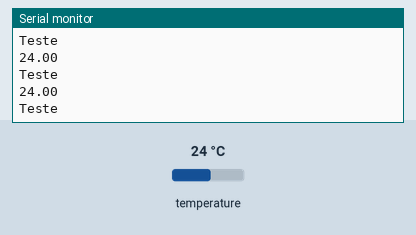
This sketch was run on a simulated Arduino Uno, built with avr-gcc and run on an emulated ATmega328P. Parts: the last lines printed to the serial monitor. The inputs (shaded band) are chosen by the test bench; at power-on: temperature 24 °C.

Above: at 2.8 s.
2.9 s: temperature set to 12 °C
At 3.8 s:
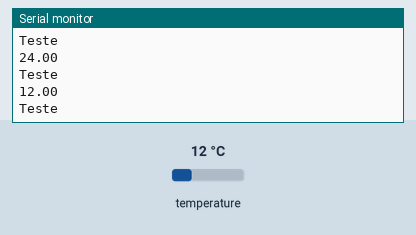
4.4 s: temperature set to 19 °C
At 5.4 s:
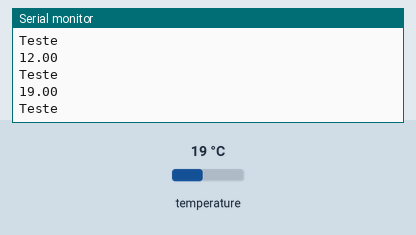
Timing chart, 0 to 7.4 s (numbered marks = the images above; inputs shaded):
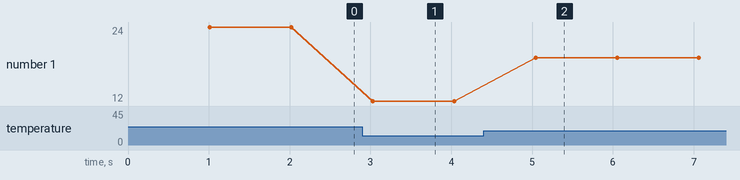

The sketch:

Draft3.ino
```cpp
#include <OneWire.h>

#define ONE_WIRE_BUS 0
OneWire TemperatureSensor(ONE_WIRE_BUS);

void setup(void) {
  //SerialUSB.begin();
  Serial.begin(9600);
}

void loop(void) {
  Serial.println(F("Teste"));
  byte i;
  byte data[12];
  int16_t raw;
  float t;
  TemperatureSensor.reset(); // reset one wire buss
  TemperatureSensor.skip(); // select only device
  TemperatureSensor.write(0x44); // start conversion
  delay(1000); // wait for the conversion
  TemperatureSensor.reset();
  TemperatureSensor.skip();
  TemperatureSensor.write(0xBE); // Read Scratchpad

  for (i = 0; i < 9; i++) { // 9 bytes
    data[i] = TemperatureSensor.read();
  }
  raw = (data[1] << 8) | data[0];
  t = (float)raw / 16.0;

  //SerialUSB.print(t);
  Serial.println(t);
}
```

Measured:
- after the input at 2.9 s, the serial monitor: prints a new line after 0.13 s (image 1)
- after the input at 4.4 s, the serial monitor: prints a new line after 0.64 s (image 2)
- plotted number 1: 24 → 12 after the input at 2.9 s, 12 → 19 after the input at 4.4 s
